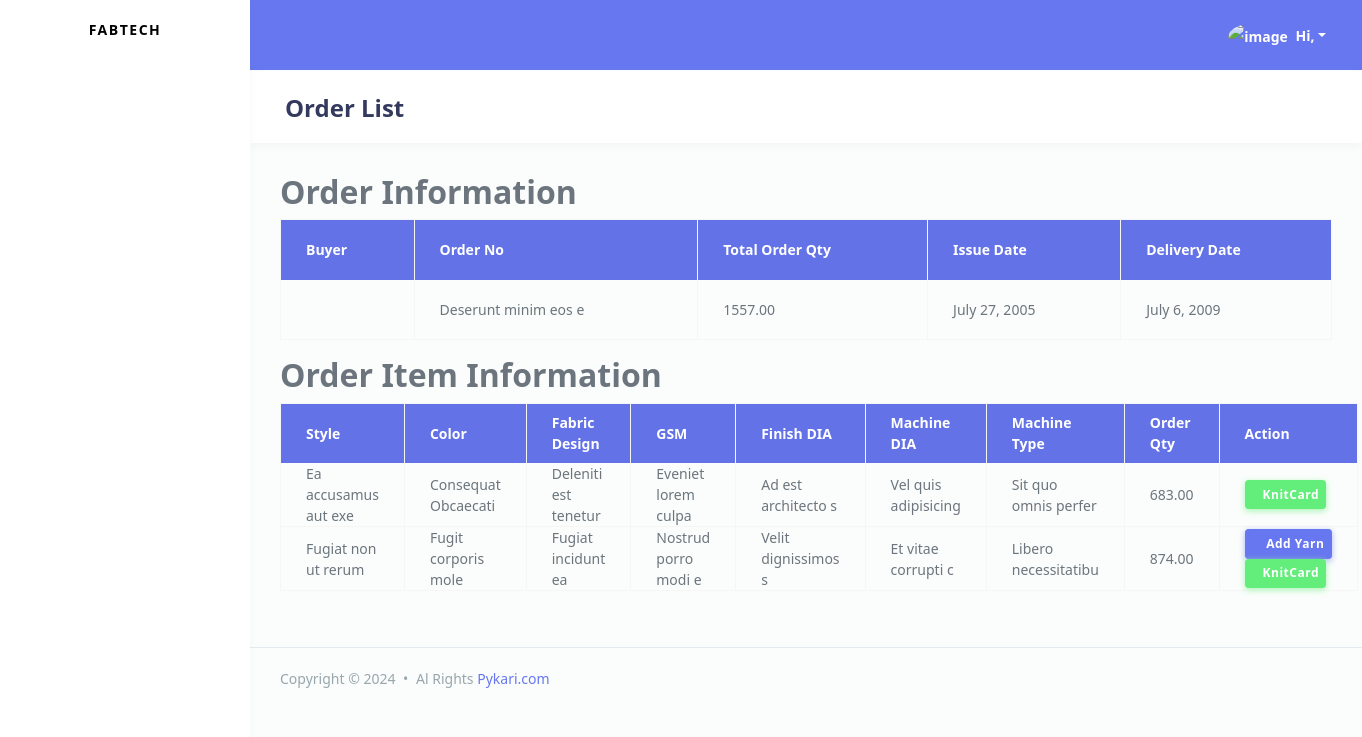
The page /fabricmanagement/order/1/ on the database as committed earlier.
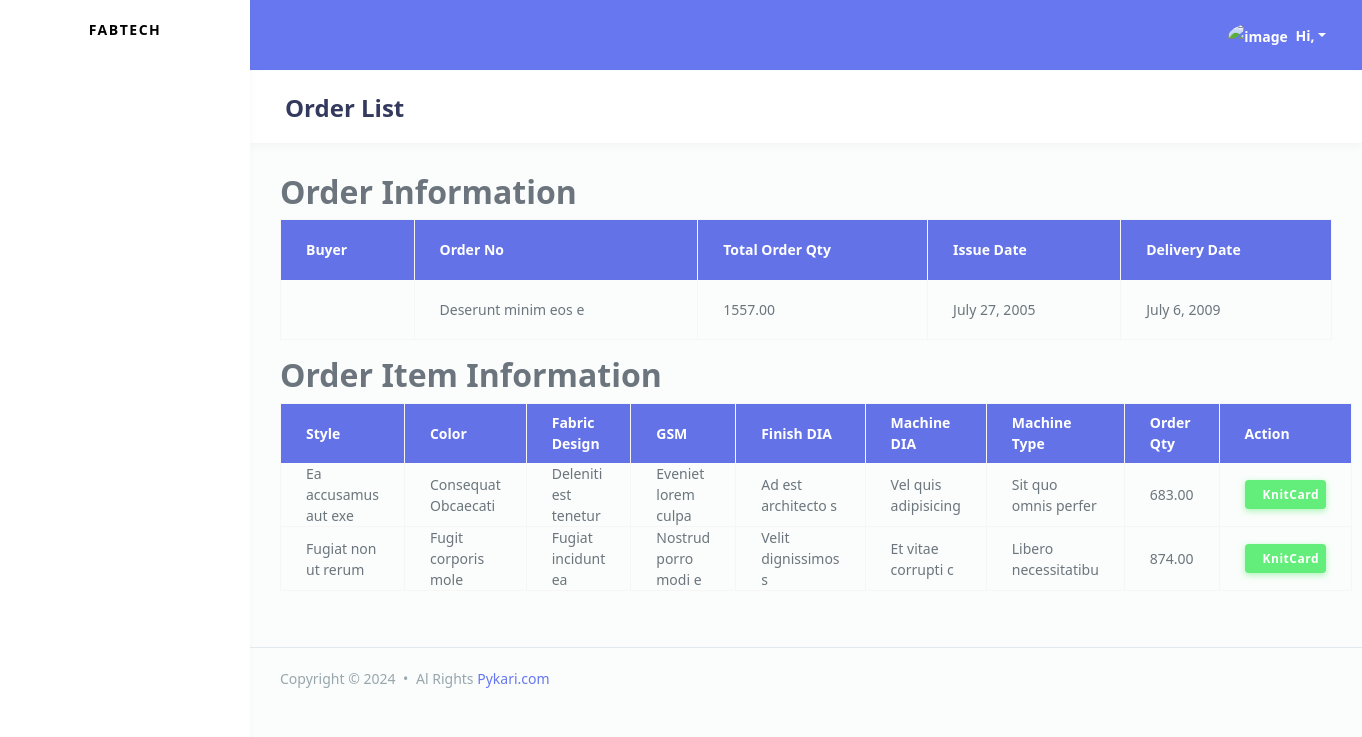
The same page on the database as committed later.
### fabricmanagement/models.py (models this page shows)
class OrderItem(models.Model):
    order_id = models.ForeignKey(Order, on_delete=models.CASCADE, db_index=True, related_name='items')
    style = models.CharField(max_length=244, db_index=True)
    color = models.CharField(max_length=233, db_index=True)
    fabric_design = models.CharField(max_length=233, db_index=True)
    gsm = models.CharField(max_length=233, db_index=True)
    finish_dia = models.CharField(max_length=233, db_index=True)
    machine_dia = models.CharField(max_length=233, db_index=True)
    machine_type = models.CharField(max_length=233, db_index=True)
    order_item_qty = models.DecimalField(max_digits=10, decimal_places=2, default=0)
    total_assign_qty = models.DecimalField(max_digits=10, decimal_places=2, default=0,null=True)
    total_produce_qty = models.DecimalField(max_digits=10, decimal_places=2, default=0,null=True)
    total_store_recv_qty = models.DecimalField(max_digits=10, decimal_places=2, default=0,null=True)
    total_store_del_qty = models.DecimalField(max_digits=10, decimal_places=2, default=0,null=True)
    total_challan_qty = models.DecimalField(max_digits=10, decimal_places=2, default=0,null=True)
    note = models.TextField()
    created_at = models.DateTimeField(auto_now_add=True)
    updated_at = models.DateTimeField(auto_now=True)
    class Meta:
        indexes = [
            models.Index(fields=['style']),
            models.Index(fields=['created_at']),
            models.Index(fields=['updated_at']),
        ]

### fabricmanagement/views.py (the view)
# urls.py: path('order/<int:pk>/', views.OrderDetailView.as_view(), name='order_detail'),
class OrderDetailView(DetailView):
    model = Order
    template_name = 'fabricmanagement/order_detail.html'
    def get_context_data(self, **kwargs):
        context = super().get_context_data(**kwargs)
        order_items = self.object.items.all()
        for item in order_items:
            item.yarn_exists = YarnOrder.objects.filter(order_item=item).exists()
        context['order_items'] = order_items
        return context

### fabricmanagement/templates/fabricmanagement/order_detail.html (shortened to what this page needs)
{% extends "accounts/master/base.html" %}
{% block page_title %}
    Order List
{% endblock page_title %}
{% block page_body %}
<h2>Order Information</h2>
<table class="table table-bordered">
    <thead>
        <tr class="bg-primary text-white">
            <th class='text-white'>Buyer</th>
            <th class='text-white'>Order No</th>
            <th class='text-white'>Total Order Qty</th>
            <th class='text-white'>Issue Date</th>
            <th class='text-white'>Delivery Date</th>
        </tr>
    </thead>
    <tbody>
        <tr>
            <td>{{ object.buyer_name }}</td>
            <td>{{ object.order_no }}</td>
            <td>{{ object.total_order_qty }}</td>
            <td>{{ object.issue_date }}</td>
            <td>{{ object.shipment_date }}</td>
        </tr>
    </tbody>
</table>
<h2>Order Item Information</h2>
    {% include "fabricmanagement/order-item-header.html" %}
{% endblock page_body %}

### fabricmanagement/templates/fabricmanagement/order-item-header.html
<table class="table table-bordered">
    <thead>
        <tr class="bg-primary text-white">
            <th class='text-white'>Style </th>
            <th class='text-white'>Color</th>
            <th class='text-white'>Fabric Design</th>
            <th class='text-white'>GSM</th>
            <th class='text-white'>Finish DIA</th>
            <th class='text-white'>Machine DIA</th>
            <th class='text-white'>Machine Type</th>
            <th class='text-white'>Order Qty</th>
            <th class='text-white'>Action</th>
        </tr>
    </thead>
    <tbody>
        {% for item in order_items %}
        <tr>
            <td>{{ item.style }}</td>
            <td>{{ item.color }}</td>
            <td>{{ item.fabric_design }}</td>
            <td>{{ item.gsm }}</td>
            <td>{{ item.finish_dia }}</td>
            <td>{{ item.machine_dia }}</td>
            <td>{{ item.machine_type }}</td>
            <td>{{ item.order_item_qty }}</td>
            <td>
                {% if item.yarn_exists %}
            {% else %}
                <a href="{% url 'add_yarn' order.id item.id %}" class="btn btn-primary btn-sm">
                    <i class="fas fa-plus"></i> Add Yarn
                </a>
            {% endif %}
                <a href="{% url "add_knitcard_view" item.id %}" class="btn btn-success btn-sm">
                    <i class="fas fa-plus"></i>KnitCard
                </a>
            </td>
        </tr>
        {% endfor %}
    </tbody>
</table>

Rows that differ between the two databases and show on the page:
changed OrderItem "Fugiat non ut rerum": no longer shows "Add Yarn"
